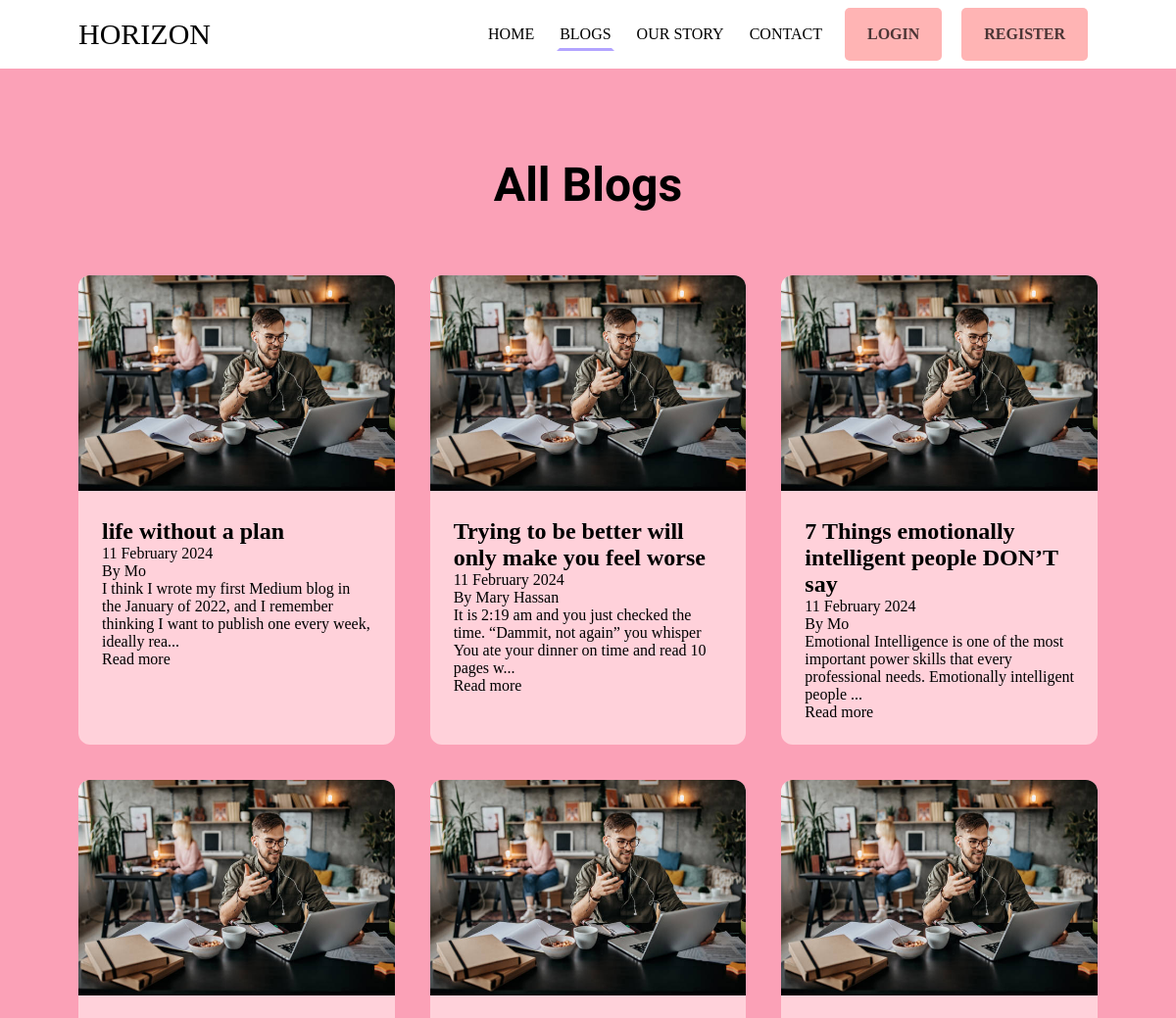
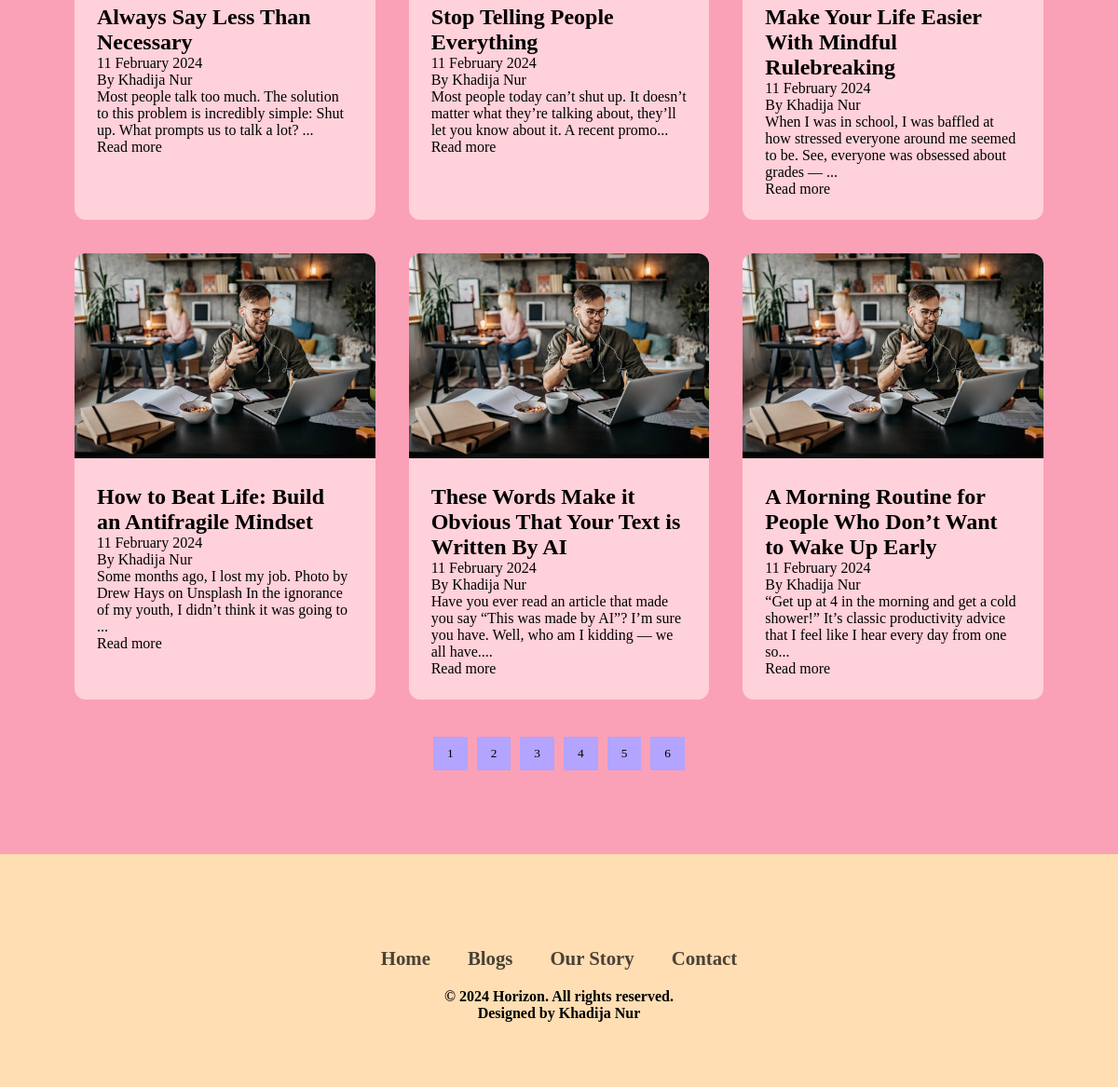
Screenshot of /info with the database file from the repository (2 pictures, top to bottom).
### HorizonBlog/models.py (models this page shows, shortened)
class Post(db.Model):
    author=db.relationship(User)
    id= db.Column(db.Integer, primary_key=True)
    user_id= db.Column(db.Integer, db.ForeignKey('users.id'), nullable=False)
    date= db.Column(db.DateTime, nullable=False, default=datetime.utcnow)
    title= db.Column(db.String(128))
    text= db.Column(db.Text, nullable=False)

class User(db.Model, UserMixin):
    __tablename__='users'
    id= db.Column(db.Integer, primary_key=True)
    profile_image= db.Column(db.String(64), nullable=False, default='profile.png')
    name=db.Column(db.String(64))
    email=db.Column(db.String(64),unique=True, index=True)
    username=db.Column(db.String(64),unique=True, index=True)
    password_hash= db.Column(db.String(128))
    posts= db.relationship('Post', backref='Author', lazy=True)

### HorizonBlog/Core/views.py (the view)
@core.route('/info')
def info():
    latest_posts = Post.query.order_by(Post.date.desc()).all()
    total_items = 30
    items_per_page = 5
    total_pages = (total_items + items_per_page - 1) // items_per_page
    return render_template('blogsbyTopic.html',total_pages=total_pages,latest_posts=latest_posts )

### HorizonBlog/__init__.py (called while the page is built)
def truncate_text(text, length=130):
    if len(text) > length:
        return text[:length] + "..."
    else:
        return text

### HorizonBlog/templates/blogsbyTopic.html (shortened to what this page needs)
{% extends 'base.html' %}
{% block content %}
<div class="">
    <section>
        <div class="all-blogs">
            <h3>All Blogs</h3>
            <div class="all-blogs-container">
                {% for post in latest_posts %}
                <div class="blogs">
                    <div class="blogs-img">
                        <img src="{{url_for('static',filename='images/reader.jpeg')}}" alt="">
                    </div>
                    <div class="blogs-text">
                        <h2><a href="{{url_for('posts.post', post_id=post.id)}}">{{post.title}}</a></h2>
                        <p>{{post.date.strftime('%d %B  %Y')}}</p>
                        <span>By {{post.author.name}}</span>
                        <p>{{ post.text | truncate_text }}</p>
                        <a href="{{url_for('posts.post', post_id=post.id)}}">Read more </a>
                    </div>
                </div>
                {% endfor %}
            </div>
            <div id="pagination" class="pagination">
                {% for page in range(1, total_pages + 1) %}
                  <button>{{ page }}</button>
                {% endfor %}
            </div>
        </div>
       </section>
</div>
{% endblock %}

### HorizonBlog/templates/base.html (shortened to what this page needs)
<!DOCTYPE html>
<html lang="en">
<head>
    <link rel="stylesheet" href="../static/css/style.css">
</head>
<body>
    <header>
        <div class="logo"><a href="{{url_for('core.index')}}">Horizon</a></div>
        <nav>
            <ul>
                <li>
                    <a href="{{url_for('core.index')}}" class="{{ 'active' if request.path == '/' else '' }}">Home</a>
                </li>
                <li>
                    <a href="{{url_for('core.info')}}" class="{{ 'active' if request.path == '/info' else '' }}">Blogs</a>
                </li>
                <li>
                    <a href="{{url_for('core.ourstory')}}"class="{{ 'active' if request.path == '/ourstory' else '' }}">Our Story</a>
                </li>
                <li>
                    <a href="{{url_for('core.contact')}}" class="{{ 'active' if request.path == '/contact' else '' }}">Contact</a>
                </li>
                {% if current_user.is_authenticated %}
                <li>
                    <a class="button {{ 'active' if request.path == '/create' else '' }}" href="{{url_for('posts.create')}}" >Write </a>
                </li>
                <li>
                    <a class="button {{ 'active' if request.path == '/account' else '' }}" href="{{url_for('users.account')}}">Account</a>
                </li>
                <li>
                    <a class="button {{ 'active' if request.path == '/logout' else '' }}" href="{{url_for('users.logout')}}" >Log Out </a>
                </li>
                {% else %}
                <li>
                    <a class="button {{ 'active' if request.path == '/login' else '' }}" href="{{url_for('users.login')}}">Login</a>
                </li>
                <li>
                    <a class="button {{ 'active' if request.path == '/register' else '' }}" href="{{url_for('users.register')}}" >Register</a>
                </li>
                {% endif %}
            </ul>
        </nav>
    </header>
    {% block content %}{% endblock %}
    <footer>
        <div class="footer-navigation">
            <ul>
                <li>
                    <a href="{{url_for('core.index')}}">Home</a>
                </li>
                <li>
                    <a href="">Blogs</a>
                </li>
                <li>
                    <a href="{{url_for('core.ourstory')}}"class="{{ 'active' if request.path == '/ourstory' else '' }}">Our Story</a>
                </li>
                <li>
                    <a href="{{url_for('core.contact')}}">Contact</a>
                </li>
            </ul>
            <div class="footer-text">
                <p>&copy; 2024 Horizon. All rights reserved.</p>
                <p>Designed by <a href="">Khadija Nur</a></p>
            </div>
        </div>
    </footer>
</body>
</html>

### HorizonBlog/static/css/style.css (style rules this page uses)
* { margin: 0; padding: 0; list-style: none; text-decoration: none; font-family: "Google Sans Regular "; box-sizing: border-box; }
a { color: #000; }
header { background: #fff; width: 100%; height: 70px; display: flex; align-items: center; justify-content: space-between; padding: 0 80px; }
header .logo { font-size: 30px; text-transform: uppercase; }
header nav ul { display: flex; }
header nav ul li { display: flex; align-items: center; }
header nav ul li a { display: inline-block; color: #000; padding: 5px 0; margin: 0 10px; border: 3px solid transparent; text-transform: uppercase; transition: 0.2s; }
header nav ul li a:hover, header nav ul li a.active { border-bottom-color: #B2A4FF; }
footer { background-color: #FFDEB4; font-weight: bold; width: 100%; padding: 70px 30px 20px; }
.footer-navigation { margin: 30px 0; }
.footer-navigation ul { display: flex; justify-content: center; }
.footer-navigation ul li a { color: #000; margin: 20px; font-size: 1.3em; opacity: 0.7; transition: 0.5s ; }
.footer-text { padding: 20px; text-align: center; }
.button { display: inline-block; padding: 15px 20px; font-weight: bold; text-align: center; cursor: pointer; color: #000000b4; background-color: #FFB4B4 ; border-radius: 5px; transition: background-color 0.3s, color 0.3s; }
.all-blogs { padding: 90px 80px; background-color: #FBA1B7; }
.all-blogs h3 { font-size: 48px; text-align: center; padding-bottom: 24px; font-family: 'Shadows Into Light', cursive; }
.all-blogs-container { margin: 40px auto; display: grid; width: 100%; grid-template-columns: auto auto auto; gap: 36px; }
.blogs { width: 100%; background-color: #FFD1DA; border-radius: 12px; overflow: hidden; }
.blogs-img img { width: 100%; height: 220px; object-fit: cover; object-position: top; }
.blogs-text { padding: 24px; }
.pagination { display: flex; justify-content: center; margin: 20px 0 0; }
.pagination button { background-color: #B2A4FF; border: none;; padding: 10px 15px; margin: 0 5px; cursor: pointer; }

### rows the page displays
Post: title "life without a plan", date "11 February 2024", author.name "Mo", text "I think I wrote my first Medium blog in the January of 2022, and I remember thinking I want to publish one every week, ideally rea..."
Post: title "Trying to be better will only make you feel worse", date "11 February 2024", author.name "Mary Hassan", text "It is 2:19 am and you just checked the time. “Dammit, not again” you whisper You ate your dinner on time and read 10 pages w..."
Post: title "7 Things emotionally intelligent people DON’T say", date "11 February 2024", author.name "Mo", text "Emotional Intelligence is one of the most important power skills that every professional needs. Emotionally intelligent people ..."
Post: title "Always Say Less Than Necessary", date "11 February 2024", author.name "Khadija Nur", text "Most people talk too much. The solution to this problem is incredibly simple: Shut up. What prompts us to talk a lot? ..."
Post: title "Stop Telling People Everything", date "11 February 2024", author.name "Khadija Nur", text "Most people today can’t shut up. It doesn’t matter what they’re talking about, they’ll let you know about it. A recent promo..."
Post: title "Make Your Life Easier With Mindful Rulebreaking", date "11 February 2024", author.name "Khadija Nur", text "When I was in school, I was baffled at how stressed everyone around me seemed to be. See, everyone was obsessed about grades — ..."
Post: title "How to Beat Life: Build an Antifragile Mindset", date "11 February 2024", author.name "Khadija Nur", text "Some months ago, I lost my job. Photo by Drew Hays on Unsplash In the ignorance of my youth, I didn’t think it was going to ..."
Post: title "These Words Make it Obvious That Your Text is Written By AI", date "11 February 2024", author.name "Khadija Nur", text "Have you ever read an article that made you say “This was made by AI”? I’m sure you have. Well, who am I kidding — we all have...."
Post: title "A Morning Routine for People Who Don’t Want to Wake Up Early", date "11 February 2024", author.name "Khadija Nur", text "“Get up at 4 in the morning and get a cold shower!” It’s classic productivity advice that I feel like I hear every day from one so..."

### other values shown
{{ page }} "1" "2" "3" "4" "5" "6"
